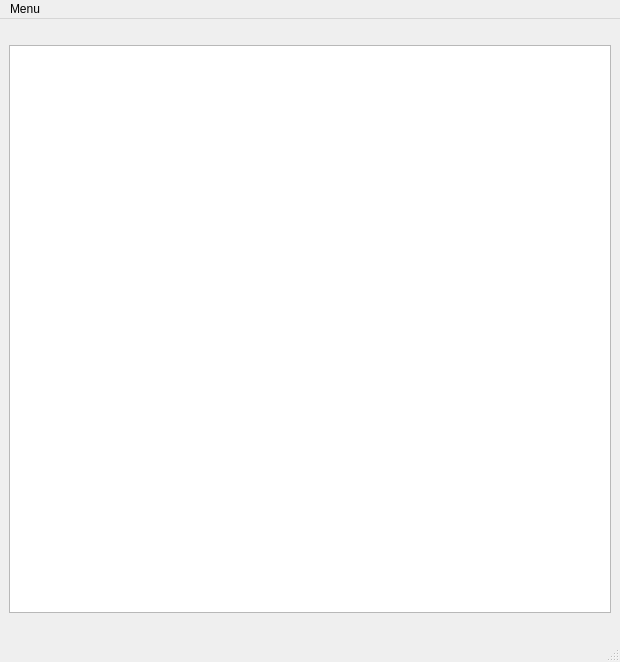
<?xml version="1.0" encoding="UTF-8"?>
<ui version="4.0">
 <class>MainWindow</class>
 <widget class="QMainWindow" name="MainWindow">
  <property name="geometry">
   <rect>
    <x>0</x>
    <y>0</y>
    <width>620</width>
    <height>662</height>
   </rect>
  </property>
  <property name="sizePolicy">
   <sizepolicy hsizetype="Expanding" vsizetype="Expanding">
    <horstretch>0</horstretch>
    <verstretch>0</verstretch>
   </sizepolicy>
  </property>
  <property name="minimumSize">
   <size>
    <width>620</width>
    <height>662</height>
   </size>
  </property>
  <property name="maximumSize">
   <size>
    <width>16777215</width>
    <height>16777215</height>
   </size>
  </property>
  <property name="windowTitle">
   <string>MainWindow</string>
  </property>
  <widget class="QWidget" name="centralwidget">
   <layout class="QGridLayout" name="gridLayout">
    <item row="0" column="0">
     <widget class="QGraphicsView" name="graphicsView">
      <property name="sizePolicy">
       <sizepolicy hsizetype="Fixed" vsizetype="Fixed">
        <horstretch>0</horstretch>
        <verstretch>0</verstretch>
       </sizepolicy>
      </property>
      <property name="minimumSize">
       <size>
        <width>602</width>
        <height>568</height>
       </size>
      </property>
      <property name="maximumSize">
       <size>
        <width>602</width>
        <height>568</height>
       </size>
      </property>
     </widget>
    </item>
   </layout>
  </widget>
  <widget class="QMenuBar" name="menubar">
   <property name="geometry">
    <rect>
     <x>0</x>
     <y>0</y>
     <width>620</width>
     <height>22</height>
    </rect>
   </property>
   <widget class="QMenu" name="menumenu">
    <property name="title">
     <string>Menu</string>
    </property>
    <addaction name="actionWalls"/>
    <addaction name="actionNo_walls"/>
    <addaction name="separator"/>
    <addaction name="actionChange_snake_color"/>
   </widget>
   <addaction name="menumenu"/>
  </widget>
  <widget class="QStatusBar" name="statusbar"/>
  <action name="actionWalls">
   <property name="text">
    <string>Walls</string>
   </property>
  </action>
  <action name="actionNo_walls">
   <property name="text">
    <string>No walls</string>
   </property>
  </action>
  <action name="actionChange_snake_color">
   <property name="text">
    <string>Change snake color</string>
   </property>
  </action>
 </widget>
 <resources/>
 <connections/>
</ui>
